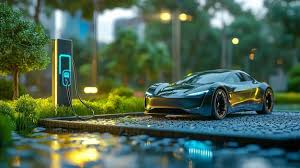
#> input picture practical/ml_practice/OpenCV/ev4.jpg, 300 x 168 px, found by its file name
$ python cv12.py
#> lines starting #> are read from the running program, lines starting #| are printed output that depends on the picture; after the words box and inside, x2 and y2 are one past the last pixel; in counts of white or black regions, pixels touching at a corner belong together
# Adaptive thresholding

import numpy as np
import matplotlib.pyplot as plt
import cv2 as cv

img=cv.imread(r'.venv\practical\ml_practice\OpenCV\ev4.jpg',0)
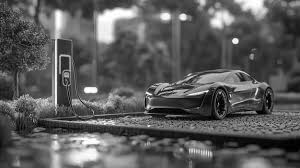
#> img: shape (168, 300); min 0, max 255, mean 90.1

thresh1=cv.adaptiveThreshold(img,255,cv.ADAPTIVE_THRESH_GAUSSIAN_C,cv.THRESH_BINARY,77,5)
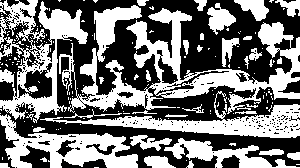
#> thresh1: shape (168, 300); 47% white; 164 white regions (129 under 20 px), largest, box (x1, y1, x2, y2) and area: (59, 5, 300, 114) 8261, (0, 0, 88, 123) 3948, (40, 91, 300, 138) 3211

cv.imshow('original',img)
cv.imshow('Adaptive',thresh1)

cv.waitKey(0)
cv.destroyAllWindows()
